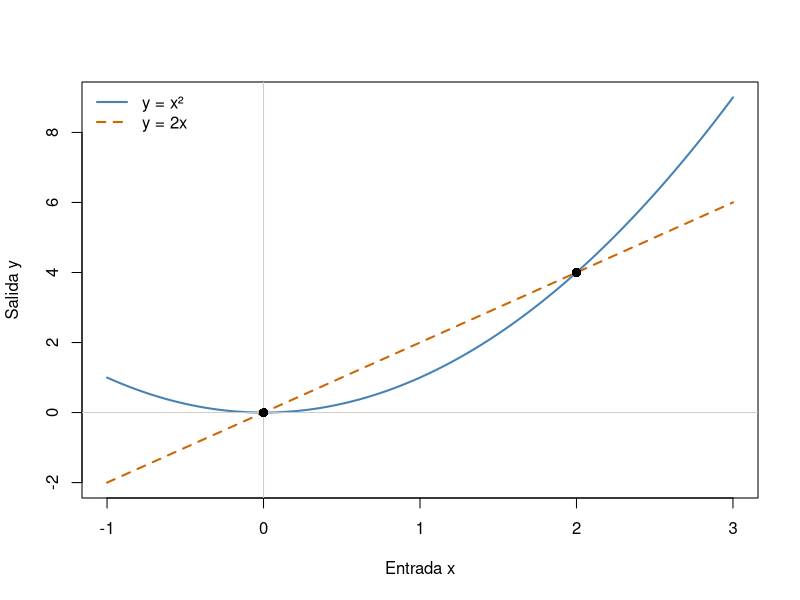

Generate this figure with R:
## ---- chunk 1
#| label: setup-locale-ecuaciones-inecuaciones
#| include: false
if (.Platform[["OS.type"]] == "windows") invisible(Sys.setlocale("LC_CTYPE", ".UTF-8"))
## ---- chunk 2
#| label: fig-intersecciones-algebra
#| fig-cap: "Intersecciones de y = x² e y = 2x: las abscisas 0 y 2 resuelven x² = 2x."
#| fig-width: 7
#| fig-height: 4
#| echo: false
#| warning: false
x <- seq(-1, 3, length.out = 301)
plot(x, x^2, type = "l", col = "steelblue", lwd = 2,
     xlab = "Entrada x", ylab = "Salida y", ylim = c(-2, 9))
lines(x, 2*x, lwd = 2, lty = 2, col = "darkorange3")
abline(h = 0, v = 0, col = "gray80")
points(c(0, 2), c(0, 4), pch = 16, cex = 1.2)
legend("topleft", c("y = x²", "y = 2x"), col = c("steelblue", "darkorange3"),
       lty = c(1, 2), lwd = 2, bty = "n")
